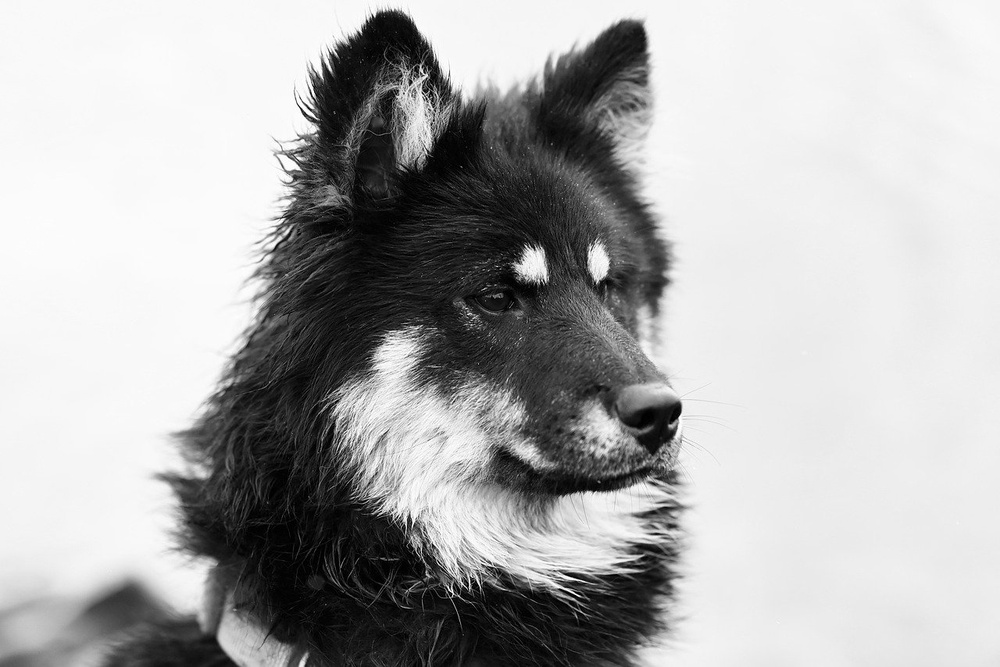
#> input picture img4_dog.jpg, 1000 x 667 px, shrunk from 1280 x 854 before the run, found by its file name
$ jupyter execute image_enhancement_in_frequency_domain.ipynb
#> lines starting #> are read from the running program, lines starting #| are printed output that depends on the picture; after the words box and inside, x2 and y2 are one past the last pixel; in counts of white or black regions, pixels touching at a corner belong together
# LOWPASS FILTER (FREQUENCY DOMAIN)

[cell 1]
import cv2
import numpy as np
import matplotlib.pyplot as plt

[cell 2]
image_path = '/content/drive/MyDrive/Digital-Image-Processing/img4_dog.jpg'
image = cv2.imread(image_path, cv2.IMREAD_GRAYSCALE)
#> image is the input picture: shape (667, 1000); min 0, max 255, mean 175

Applying Fourier Transform and shift the zero frequency to the center

[cell 3]
f = np.fft.fft2(image)
fshift = np.fft.fftshift(f)

we are using here circular mask but we can shape your filter masks in various geometries, including circular, rectangular, or even more complex custom shapes based on our specific requirements.

  * Circular masks are often used because they treat all directions uniformly. They don't favor horizontal, vertical, or diagonal directions, which makes them a good choice for general-purpose frequency attenuation or enhancement.

  * Rectangular masks can be useful when you want to selectively attenuate or pass frequencies in a non-isotropic manner. For example, if you know that noise or certain features are oriented in a specific direction, you might use a rectangular mask to target those frequencies.

  for rectangular mask:-
```
rows, cols = image.shape
  crow, ccol = rows // 2, cols // 2
  width, height = 60, 70  # Dimensions of the rectangle

  mask = np.zeros((rows, cols), np.uint8)
  mask[crow-height//2:crow+height//2, ccol-width//2:ccol+width//2] = 1
```

circular mask :---

[cell 4]
rows, cols = image.shape
#> rows = 667; cols = 1000
crow, ccol = rows // 2, cols // 2
#> crow = 333; ccol = 500
radius = 50
mask = np.zeros((rows, cols), np.uint8)
cv2.circle(mask, (ccol, crow), radius, 1, thickness=-1)
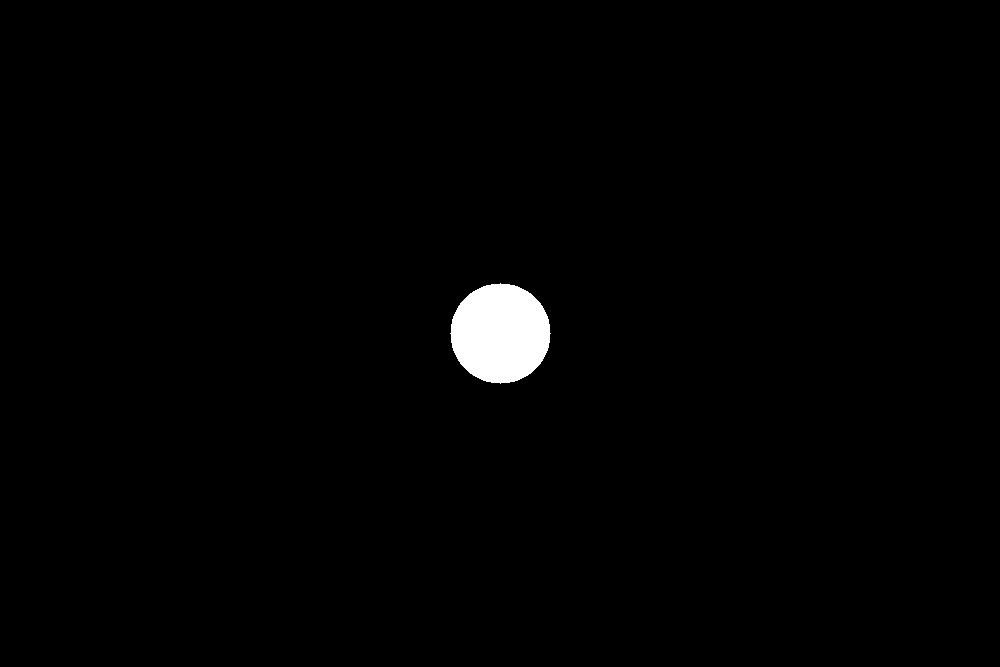
#> mask: shape (667, 1000); values 0 (black) and 1 (white), 1.2% white; 1 white region, box (x1, y1, x2, y2) and area: (450, 283, 551, 384) 7845

applying mask and inverse fourier transform -

[cell 5]
fshift = fshift * mask
f_ishift = np.fft.ifftshift(fshift)
img_back = np.fft.ifft2(f_ishift)
img_back = np.abs(img_back)
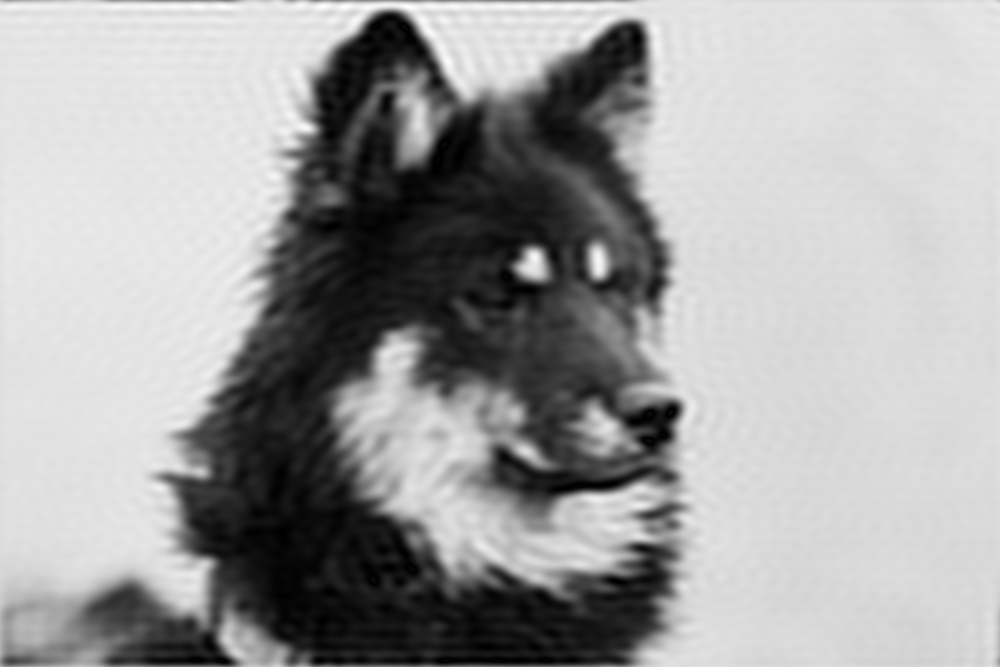
#> img_back: shape (667, 1000) float64; min 0.00107, max 277.1, mean 175; drawn with min black and max white

[cell 6]
plt.figure(figsize=(12, 6))
plt.subplot(121), plt.imshow(image, cmap='gray')
plt.title('Original Image'), plt.xticks([]), plt.yticks([])
plt.subplot(122), plt.imshow(img_back, cmap='gray')
plt.title('Low-Pass Filtered Image'), plt.xticks([]), plt.yticks([])
plt.show()
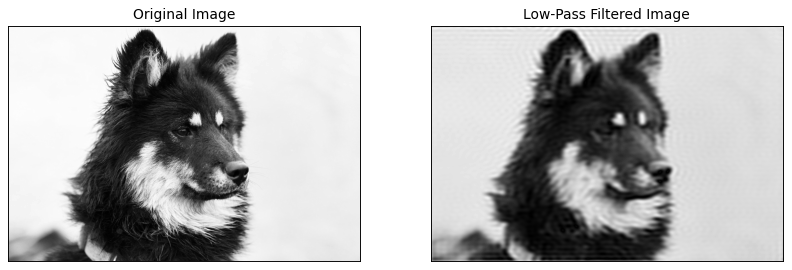
#> figure drawn by matplotlib, 2 panels

# BUTTERWORTH FILTER (LOWPASS)

[cell 7]
image_path = '/content/drive/MyDrive/Digital-Image-Processing/img4_dog.jpg'
image = cv2.imread(image_path, cv2.IMREAD_GRAYSCALE)

[cell 8]
f = np.fft.fft2(image)
fshift = np.fft.fftshift(f)

**Butterworth filter parameters**

[cell 9]
rows, cols = image.shape
crow, ccol = rows // 2, cols // 2
cutoff_frequencies = [20, 50, 100]  # Different cutoff frequencies
n = 2  # Order of the filter

[cell 10]
def butterworth_lowpass(cutoff, order, shape):
    x = np.arange(shape[1]) - shape[1] // 2
    y = np.arange(shape[0]) - shape[0] // 2
    X, Y = np.meshgrid(x, y)
    D = np.sqrt(X**2 + Y**2)
    H = 1 / (1 + (D / cutoff)**(2 * order))
    return H

[cell 11]
filtered_images = []
for D0 in cutoff_frequencies:
    H = butterworth_lowpass(D0, n, (rows, cols))
    fshift_filtered = fshift * H
    f_ishift = np.fft.ifftshift(fshift_filtered)
    img_back = np.fft.ifft2(f_ishift)
    img_back = np.abs(img_back)
    filtered_images.append(img_back)
#> this loop made 3 passes
#> pass 1, `img_back = np.abs(img_back)`:
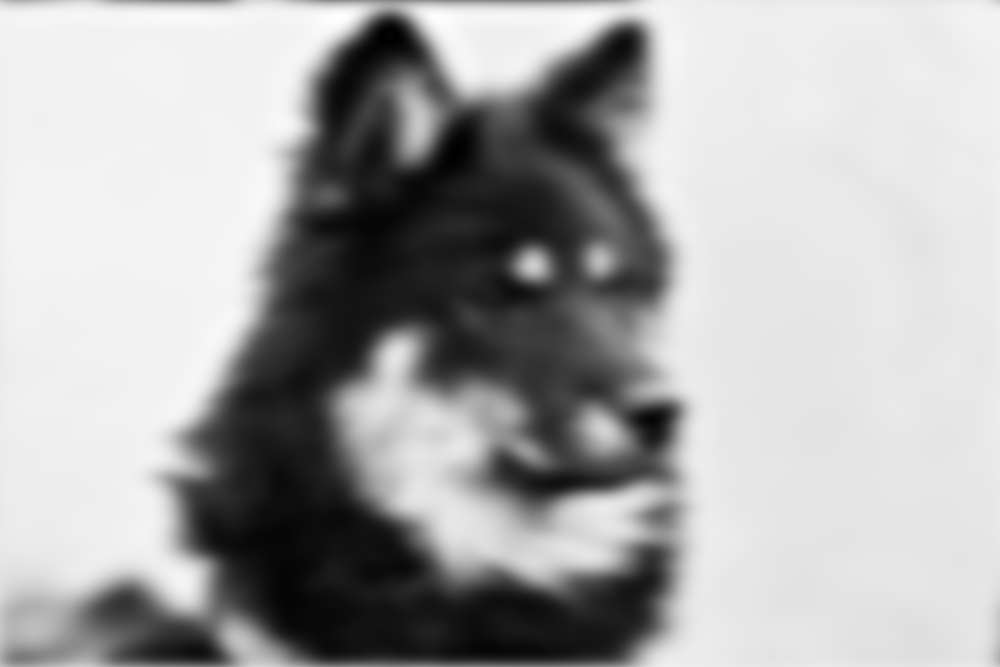
#> img_back: shape (667, 1000) float64; min 0.0195, max 262.1, mean 175; drawn with min black and max white
#> after the loop, filtered_images = 3 items

[cell 12]
plt.figure(figsize=(12, 6))
plt.subplot(2, 2, 1)
plt.imshow(image, cmap='gray')
plt.title('Original Image')
plt.axis('off')

for index, img in enumerate(filtered_images, start=1):
    plt.subplot(2, 2, index + 1)
    plt.imshow(img, cmap='gray')
    plt.title(f'Butterworth LPF Cutoff = {cutoff_frequencies[index-1]}')
    plt.axis('off')

plt.tight_layout()
plt.show()

# GAUSSIAN FILTER (FREQUENCY DOMAIN)

[cell 13]
def gaussian_lowpass(cutoff, shape):
    x = np.arange(shape[1]) - shape[1] // 2
    y = np.arange(shape[0]) - shape[0] // 2
    X, Y = np.meshgrid(x, y)
    D = np.sqrt(X**2 + Y**2)
    H = np.exp(-(D**2) / (2 * (cutoff**2)))
    return H

[cell 14]
rows, cols = image.shape
crow, ccol = rows // 2, cols // 2
cutoff_frequencies = [20, 50, 100]

[cell 15]
filtered_images = []
for D0 in cutoff_frequencies:
    H = gaussian_lowpass(D0, (rows, cols))
    fshift_filtered = fshift * H
    f_ishift = np.fft.ifftshift(fshift_filtered)
    img_back = np.fft.ifft2(f_ishift)
    img_back = np.abs(img_back)
    filtered_images.append(img_back)
#> this loop made 3 passes
#> pass 2, `img_back = np.abs(img_back)`:
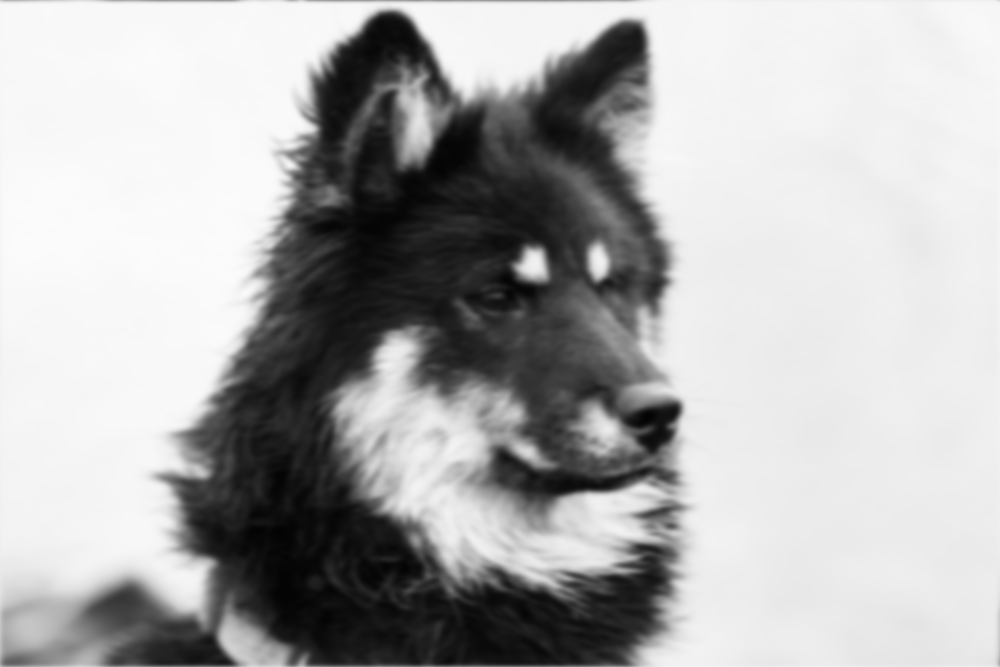
#> img_back: shape (667, 1000) float64; min 2.89, max 251.8, mean 175

[cell 16]
plt.figure(figsize=(12, 6))
plt.subplot(2, 2, 1)
plt.imshow(image, cmap='gray')
plt.title('Original Image')
plt.axis('off')

for index, img in enumerate(filtered_images, start=1):
    plt.subplot(2, 2, index + 1)
    plt.imshow(img, cmap='gray')
    plt.title(f'Gaussian LPF Cutoff = {cutoff_frequencies[index-1]}')
    plt.axis('off')

plt.tight_layout()
plt.show()
